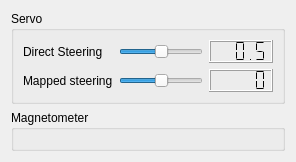
       <widget class="QWidget" name="tab_4">
        <attribute name="icon">
         <iconset resource="resources.qrc">
          <normaloff>:/models/Icons/Magnet-96.png</normaloff>:/models/Icons/Magnet-96.png</iconset>
        </attribute>
        <attribute name="title">
         <string/>
        </attribute>
        <attribute name="toolTip">
         <string>Calibration</string>
        </attribute>
        <layout class="QVBoxLayout" name="verticalLayout_9">
         <item>
          <widget class="QGroupBox" name="groupBox_3">
           <property name="title">
            <string>Servo</string>
           </property>
           <layout class="QVBoxLayout" name="verticalLayout_7">
            <item>
             <layout class="QGridLayout" name="gridLayout">
              <item row="0" column="0">
               <widget class="QLabel" name="label_2">
                <property name="text">
                 <string>Direct Steering</string>
                </property>
               </widget>
              </item>
              <item row="0" column="1">
               <widget class="QSlider" name="servoDirectSlider">
                <property name="minimum">
                 <number>0</number>
                </property>
                <property name="maximum">
                 <number>1000</number>
                </property>
                <property name="singleStep">
                 <number>10</number>
                </property>
                <property name="value">
                 <number>500</number>
                </property>
                <property name="orientation">
                 <enum>Qt::Horizontal</enum>
                </property>
               </widget>
              </item>
              <item row="0" column="2">
               <widget class="QLCDNumber" name="servoDirectNumber">
                <property name="segmentStyle">
                 <enum>QLCDNumber::Flat</enum>
                </property>
                <property name="value" stdset="0">
                 <double>0.500000000000000</double>
                </property>
               </widget>
              </item>
              <item row="1" column="0">
               <widget class="QLabel" name="label_3">
                <property name="text">
                 <string>Mapped steering</string>
                </property>
               </widget>
              </item>
              <item row="1" column="2">
               <widget class="QLCDNumber" name="servoMappedNumber">
                <property name="segmentStyle">
                 <enum>QLCDNumber::Flat</enum>
                </property>
                <property name="value" stdset="0">
                 <double>0.000000000000000</double>
                </property>
               </widget>
              </item>
              <item row="1" column="1">
               <widget class="QSlider" name="servoMappedSlider">
                <property name="minimum">
                 <number>-1000</number>
                </property>
                <property name="maximum">
                 <number>1000</number>
                </property>
                <property name="singleStep">
                 <number>10</number>
                </property>
                <property name="value">
                 <number>0</number>
                </property>
                <property name="orientation">
                 <enum>Qt::Horizontal</enum>
                </property>
               </widget>
              </item>
             </layout>
            </item>
           </layout>
          </widget>
         </item>
         <item>
          <widget class="QGroupBox" name="groupBox_2">
           <property name="sizePolicy">
            <sizepolicy hsizetype="Preferred" vsizetype="MinimumExpanding">
             <horstretch>0</horstretch>
             <verstretch>0</verstretch>
            </sizepolicy>
           </property>
           <property name="title">
            <string>Magnetometer</string>
           </property>
           <layout class="QGridLayout" name="gridLayout_4">
            <item row="0" column="0">
             <widget class="MagCal" name="magCal" native="true"/>
            </item>
           </layout>
          </widget>
         </item>
        </layout>
       </widget>
